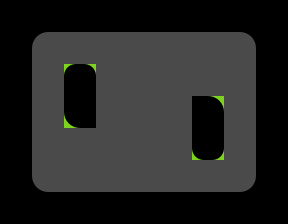

A level layout from a 2D game, rendered from its tile map. Below: a short description, then the map file with tile-grid data replaced by summaries:
An orthogonal 9x7 tile map with 32x32 px tiles, 5 tile layers (grid, walls, zonemap, blockrounded, ...) and 12 objects (4x robot, 4x goal, 2x falling, player, fluffy).

<map version="1.0" orientation="orthogonal" renderorder="right-down" width="9" height="7" tilewidth="32" tileheight="32" nextobjectid="13">
 <properties>
  <property name="_mode" value="" />
  <property name="_title" value="test" />
  <property name="_zone" value="" />
 </properties>
 <tileset firstgid="1" name="cells" tilewidth="32" tileheight="32">
  <image source="../cells.png" trans="ff00ff" width="128" height="384" />
 </tileset>
 <layer name="grid" width="9" height="7">
  <data>[63 cells, 63 non-empty, 2 distinct tile ids]</data>
 </layer>
 <layer name="walls" width="9" height="7">
  <data>[63 cells, 0 non-empty, 0 distinct tile ids]</data>
 </layer>
 <layer name="zonemap" width="9" height="7">
  <data>[63 cells, 0 non-empty, 0 distinct tile ids]</data>
 </layer>
 <layer name="blockrounded" width="9" height="7">
  <data>[63 cells, 4 non-empty, 4 distinct tile ids]</data>
 </layer>
 <layer name="cellrounded" width="9" height="7">
  <data>[63 cells, 4 non-empty, 4 distinct tile ids]</data>
 </layer>
 <objectgroup name="players">
  <object id="1" type="player" x="143" y="113.5" />
 </objectgroup>
 <objectgroup name="enemies">
  <object id="2" type="robot" x="48" y="113" />
  <object id="3" type="robot" x="240" y="115" />
  <object id="4" type="robot" x="144.5" y="49.5" />
  <object id="5" type="robot" x="143" y="178" />
 </objectgroup>
 <objectgroup name="items">
  <object id="6" type="goal" x="48" y="50.5" />
  <object id="7" type="goal" x="241" y="51.5" />
  <object id="8" type="goal" x="47.5" y="173" />
  <object id="9" type="goal" x="237" y="174" />
 </objectgroup>
 <objectgroup name="powerups" />
 <objectgroup name="portals" />
 <objectgroup name="cells">
  <object id="10" type="fluffy" x="142" y="111.5">
   <ellipse />
  </object>
  <object id="11" type="falling" x="113" y="110" />
  <object id="12" type="falling" x="174.75" y="110.5" />
 </objectgroup>
</map>
